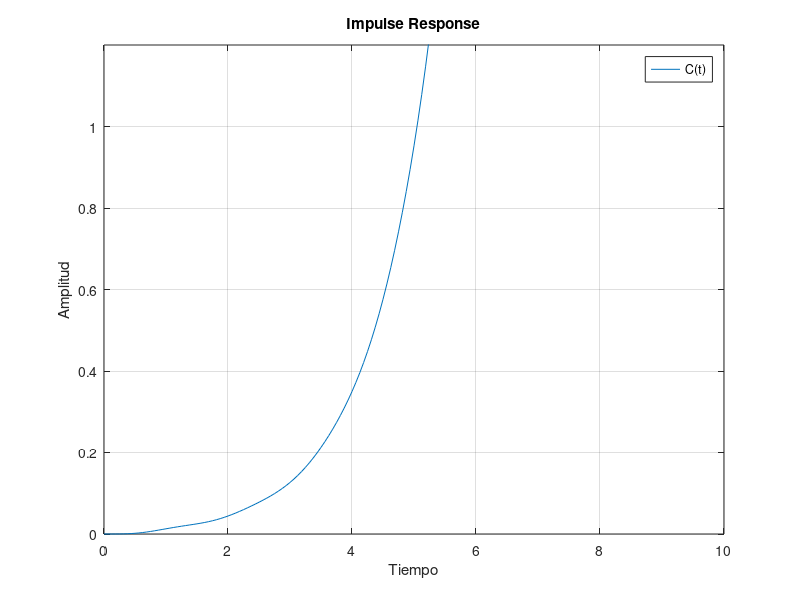
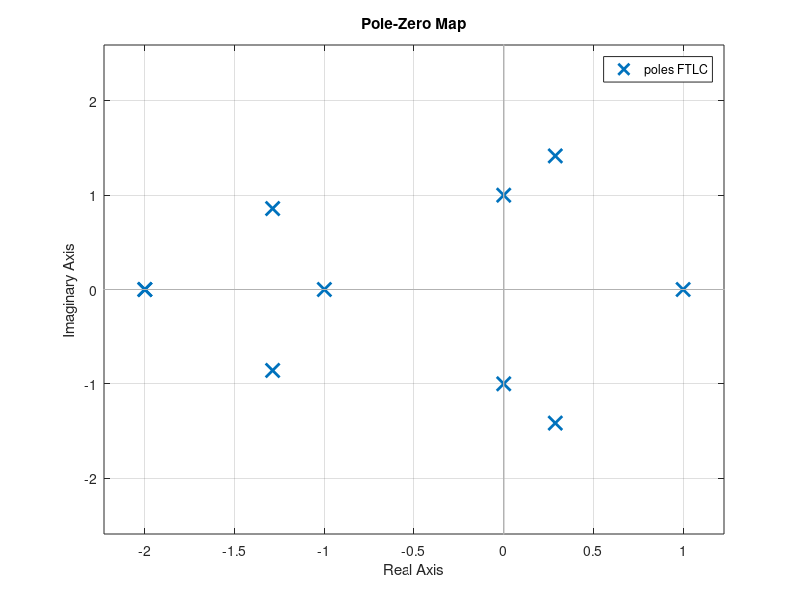

MATLAB code for these plots, in order:
%Clase 11/04/2022

%step multiplica la funciòn de transferencia por 1/s.

%% Ejercicio 1

clc;
num = [1];
dem = [1 2 3 4 5];

%Defino funciòn de transferencia
FTLC = tf(num, dem);

figure(1); %Grafico la salida en este primer gràfico


%Si quiero usar step en este caso, debo multiplicar por s. Al usarla, se me
%cancela


%Uso la funciòn de impulse, para evitar los mambos de la funciòn step
impulse(FTLC);

%Defino los lìmites del eje x
xlim([0 10]);


%Defino los lìmites del eje x
ylim([-2 2]);

title('Respuesta del sistema a una entrada impulso');

ylabel('Amplitud');
xlabel('Tiempo');

%La salida es C(t)
legend('C(t)');



%Gràfico 2. El figure hace 2 gràficas distintas.
%Aquì grafico polos y ceros
figure(2);

%Mapa de polos y ceros
pzmap(FTLC);


%% Caso especial 1

clc;
% C/R. Buscamos los polos, por ende, el numerador es 1.

num = [1];
dem = [1 2 1 2];

FTLC = tf(num, dem);

figure(1);

impulse(FTLC);

xlim([0 20]);
ylim([-0.5 0.5]);

ylabel('Amplitud');
xlabel('Tiempo');

legend('C(t)');

figure(2);

%Mapa de polos y ceros
pzmap(FTLC);


%% Caso especial 2

clc; 

num = [1];
dem = [1 2 24 48 -25 -50];

FTLC = tf(num, dem);

figure(1);

impulse(FTLC);

xlim([0 10]);
ylim([0 1.2]);

ylabel('Amplitud');
xlabel('Tiempo');

legend('C(t)');

figure(2);

%Mapa de polos y ceros
pzmap(FTLC);